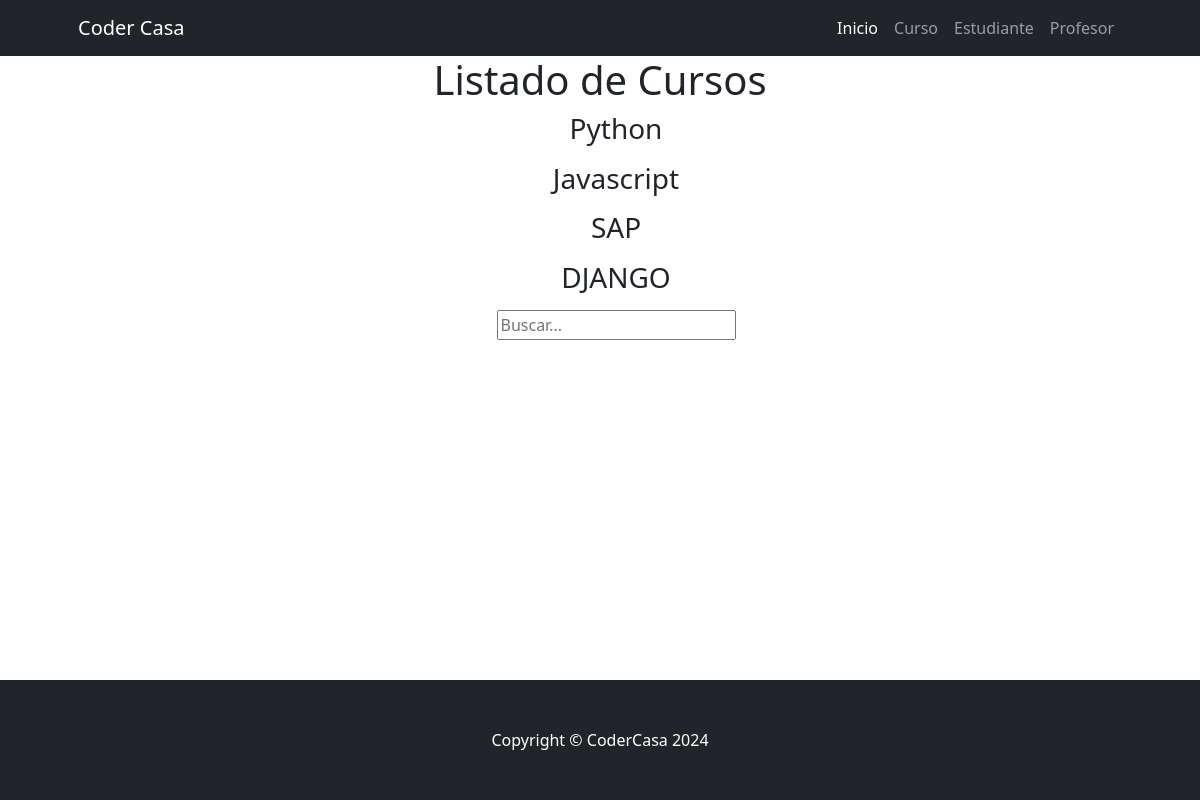
Before: /Clase/curso_list with the older database file.
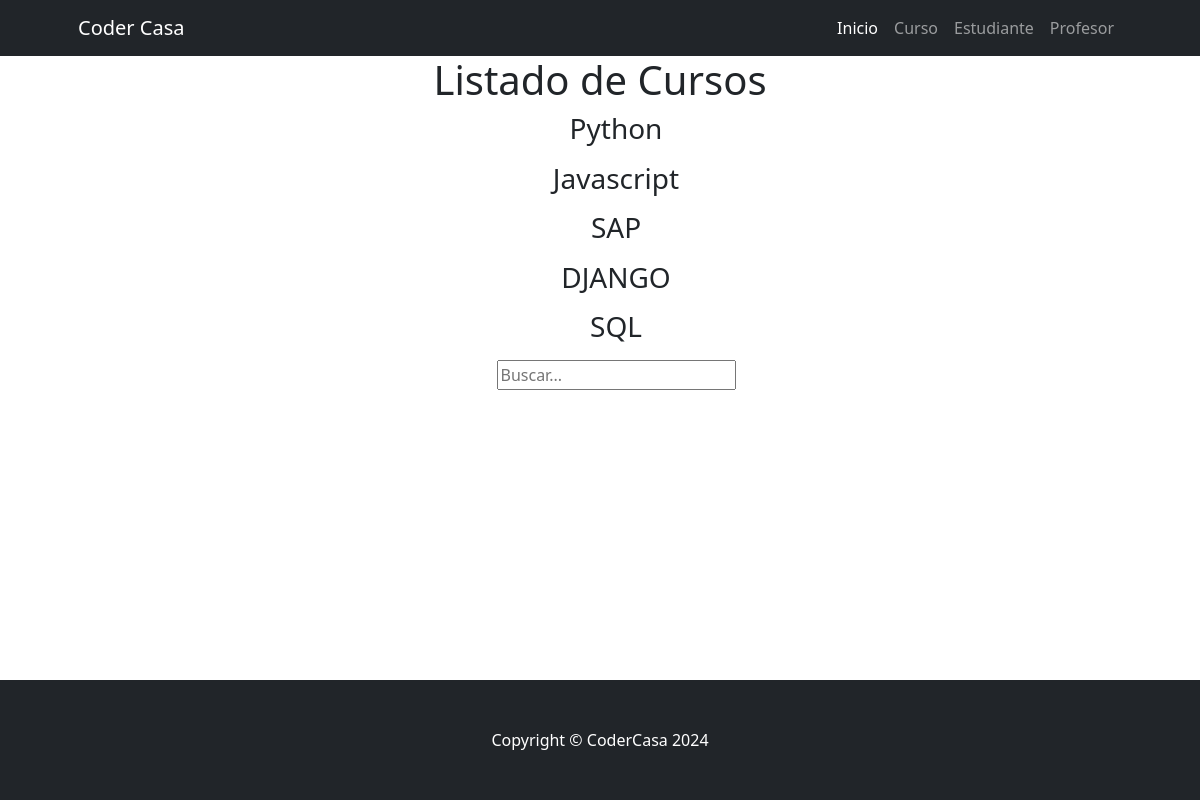
After: the same page with the newer database file.
### Clase/models.py (models this page shows, shortened)
class Curso(models.Model):
    nombre = models.CharField(max_length=255, unique=True)
    class Meta:
        verbose_name = "Curso"
        verbose_name_plural = "Cursos"

### Clase/views.py (the view)
# urls.py: path("curso_list", curso_list,name="curso_list" ),
def curso_list(request):
    busqueda = request.GET.get("busqueda",None)
    if busqueda:
        print(busqueda)
        consulta = Curso.objects.filter(nombre__icontains=busqueda)
    else:
        consulta = Curso.objects.all()
    contexto = {"cursos": consulta}
    return render(request,"Clase/curso_list.html", contexto)

### Clase/templates/Clase/curso_list.html (shortened to what this page needs)
{% extends 'core/base.html' %}
{% block content %}
<center>
<h1>Listado de Cursos</h1>
</center>
<center>
{% for curso in cursos  %}
<ul>
    <h3>{{curso.nombre}}</h3>
</ul>
{% endfor %}
</center>
<ul>
    <center>
    <form action="{% url 'Clase:curso_list' %}" method="get">
        <input type="text" name="busqueda" placeholder="Buscar...">
    </form>
    </center>
</ul>
{% endblock content %}

Changed rows visible on the page:
added Curso: nombre "SQL"
